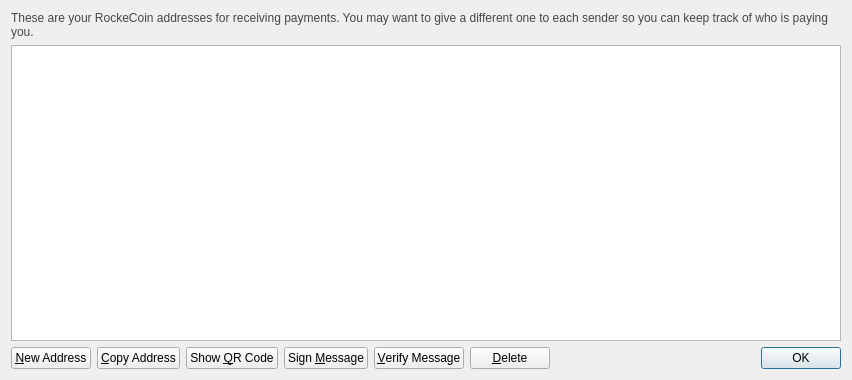
<?xml version="1.0" encoding="UTF-8"?>
<ui version="4.0">
 <class>AddressBookPage</class>
 <widget class="QWidget" name="AddressBookPage">
  <property name="geometry">
   <rect>
    <x>0</x>
    <y>0</y>
    <width>852</width>
    <height>380</height>
   </rect>
  </property>
  <property name="windowTitle">
   <string>Address Book</string>
  </property>
  <layout class="QVBoxLayout" name="verticalLayout">
   <item>
    <widget class="QLabel" name="labelExplanation">
     <property name="styleSheet">
      <string notr="true">#labelExplanation { color: #464747; }</string>
     </property>
     <property name="text">
      <string>These are your RockeCoin addresses for receiving payments. You may want to give a different one to each sender so you can keep track of who is paying you.</string>
     </property>
     <property name="textFormat">
      <enum>Qt::PlainText</enum>
     </property>
     <property name="wordWrap">
      <bool>true</bool>
     </property>
    </widget>
   </item>
   <item>
    <widget class="QTableView" name="tableView">
     <property name="contextMenuPolicy">
      <enum>Qt::CustomContextMenu</enum>
     </property>
     <property name="toolTip">
      <string>Double-click to edit address or label</string>
     </property>
     <property name="tabKeyNavigation">
      <bool>false</bool>
     </property>
     <property name="alternatingRowColors">
      <bool>true</bool>
     </property>
     <property name="selectionMode">
      <enum>QAbstractItemView::SingleSelection</enum>
     </property>
     <property name="selectionBehavior">
      <enum>QAbstractItemView::SelectRows</enum>
     </property>
     <property name="sortingEnabled">
      <bool>true</bool>
     </property>
     <attribute name="verticalHeaderVisible">
      <bool>false</bool>
     </attribute>
    </widget>
   </item>
   <item>
    <layout class="QHBoxLayout" name="horizontalLayout">
     <item>
      <widget class="QPushButton" name="newAddressButton">
       <property name="toolTip">
        <string>Create a new address</string>
       </property>
       <property name="text">
        <string>&amp;New Address</string>
       </property>
       <property name="icon">
        <iconset resource="../bitcoin.qrc">
         <normaloff>:/icons/add</normaloff>:/icons/add</iconset>
       </property>
      </widget>
     </item>
     <item>
      <widget class="QPushButton" name="copyToClipboard">
       <property name="toolTip">
        <string>Copy the currently selected address to the system clipboard</string>
       </property>
       <property name="text">
        <string>&amp;Copy Address</string>
       </property>
       <property name="icon">
        <iconset resource="../bitcoin.qrc">
         <normaloff>:/icons/editcopy</normaloff>:/icons/editcopy</iconset>
       </property>
      </widget>
     </item>
     <item>
      <widget class="QPushButton" name="showQRCode">
       <property name="text">
        <string>Show &amp;QR Code</string>
       </property>
       <property name="icon">
        <iconset resource="../bitcoin.qrc">
         <normaloff>:/icons/qrcode</normaloff>:/icons/qrcode</iconset>
       </property>
      </widget>
     </item>
     <item>
      <widget class="QPushButton" name="signMessage">
       <property name="toolTip">
        <string>Sign a message to prove you own a RockeCoin address</string>
       </property>
       <property name="text">
        <string>Sign &amp;Message</string>
       </property>
       <property name="icon">
        <iconset resource="../bitcoin.qrc">
         <normaloff>:/icons/edit</normaloff>:/icons/edit</iconset>
       </property>
      </widget>
     </item>
     <item>
      <widget class="QPushButton" name="verifyMessage">
       <property name="toolTip">
        <string>Verify a message to ensure it was signed with a specified RockeCoin address</string>
       </property>
       <property name="text">
        <string>&amp;Verify Message</string>
       </property>
       <property name="icon">
        <iconset resource="../bitcoin.qrc">
         <normaloff>:/icons/transaction_0</normaloff>:/icons/transaction_0</iconset>
       </property>
      </widget>
     </item>
     <item>
      <widget class="QPushButton" name="deleteButton">
       <property name="toolTip">
        <string>Delete the currently selected address from the list</string>
       </property>
       <property name="text">
        <string>&amp;Delete</string>
       </property>
       <property name="icon">
        <iconset resource="../bitcoin.qrc">
         <normaloff>:/icons/remove</normaloff>:/icons/remove</iconset>
       </property>
      </widget>
     </item>
     <item>
      <spacer name="horizontalSpacer">
       <property name="orientation">
        <enum>Qt::Horizontal</enum>
       </property>
       <property name="sizeHint" stdset="0">
        <size>
         <width>40</width>
         <height>20</height>
        </size>
       </property>
      </spacer>
     </item>
     <item>
      <widget class="QDialogButtonBox" name="buttonBox">
       <property name="sizePolicy">
        <sizepolicy hsizetype="Maximum" vsizetype="Fixed">
         <horstretch>0</horstretch>
         <verstretch>0</verstretch>
        </sizepolicy>
       </property>
       <property name="standardButtons">
        <set>QDialogButtonBox::Ok</set>
       </property>
      </widget>
     </item>
    </layout>
   </item>
  </layout>
 </widget>
 <resources>
  <include location="../bitcoin.qrc"/>
 </resources>
 <connections/>
</ui>
